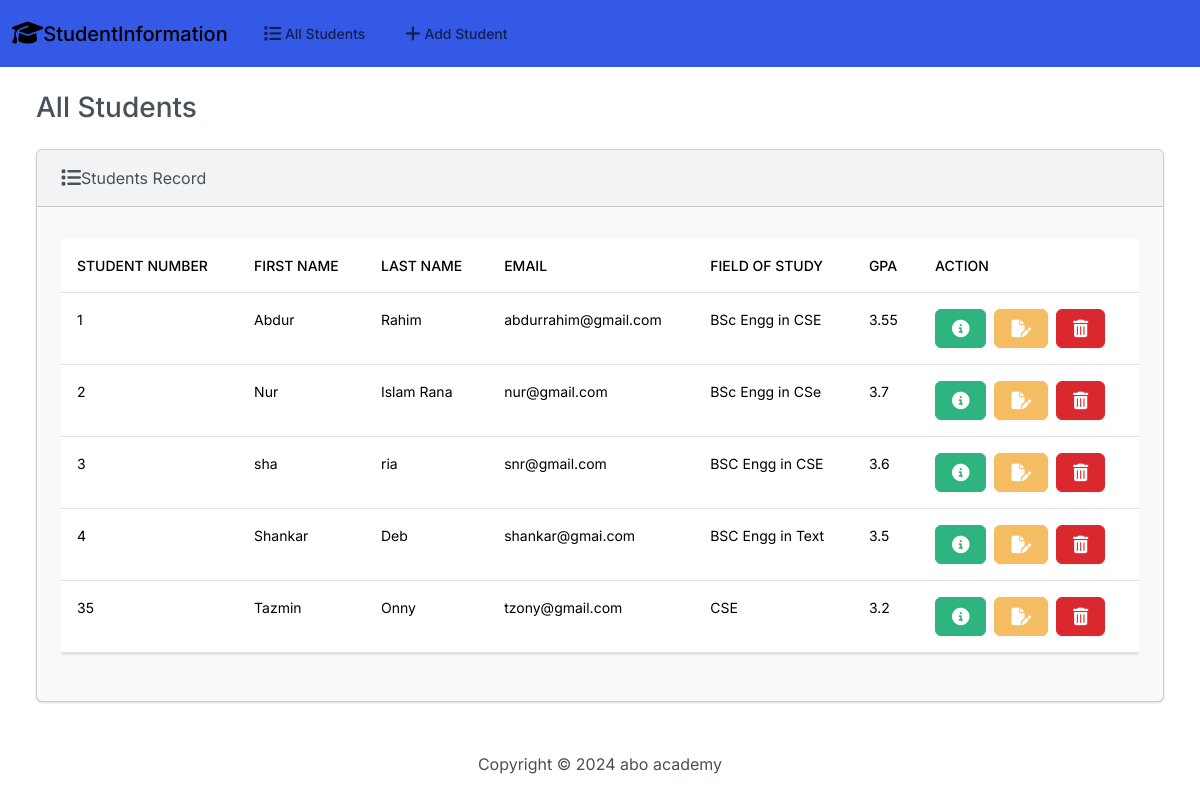
The app's page /, older data.
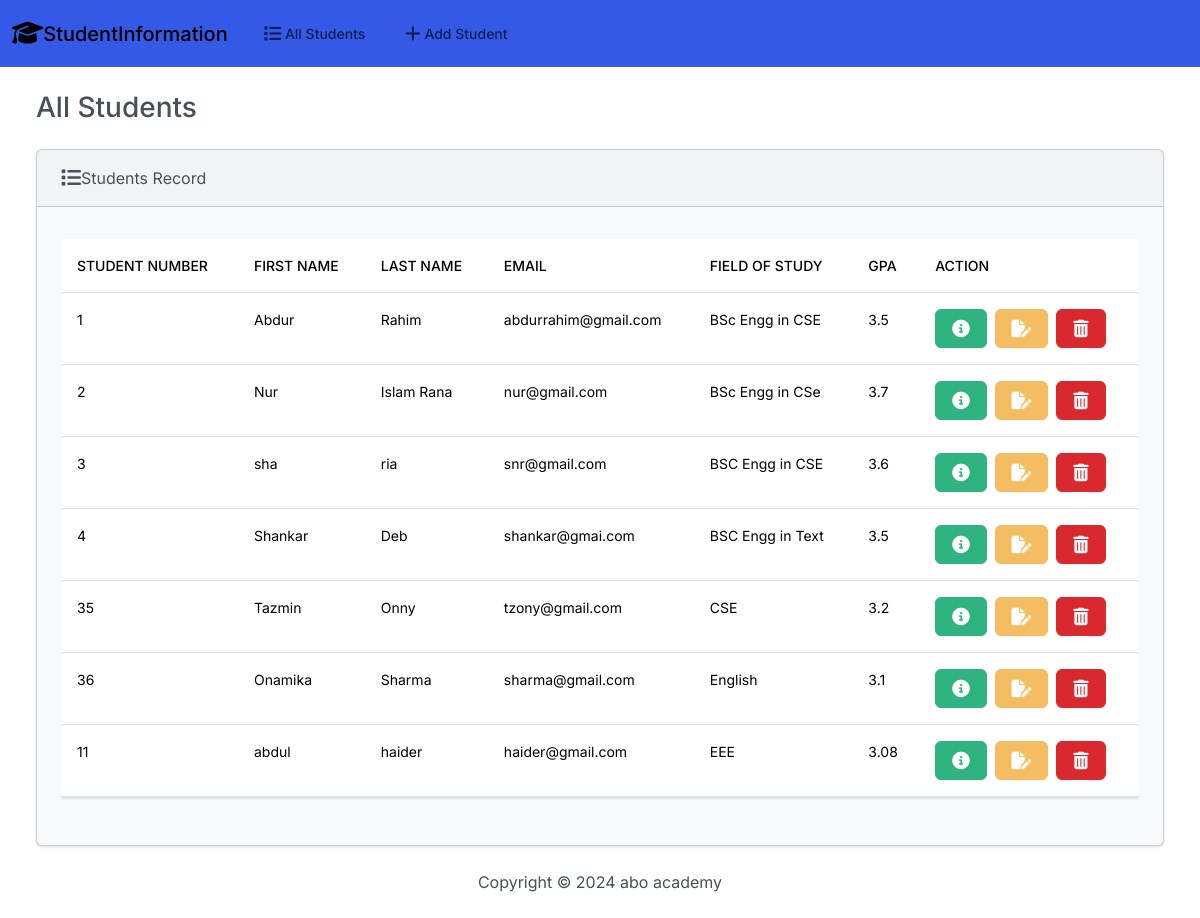
The same page, newer data.
### students/models.py (models this page shows, shortened)
class Student(models.Model):
    student_number=models.PositiveIntegerField(max_length=20)
    first_name=models.CharField(max_length=50)
    last_name=models.CharField(max_length=50)
    email=models.EmailField(max_length=50)
    field_of_study=models.CharField(max_length=50)
    gpa=models.FloatField(max_length=7)

### students/views.py (the view)
# urls.py: path('', views.index, name='index'),
def index(request):
    return render(request, 'students/index.html' ,{'students': Student.objects.all()})

### templates/students/index.html (shortened to what this page needs)
{% extends 'students/base.html' %}
{% block body %}
{% load static %}
        <h3 class="m-4">All Students</h3>
        <div class="row">
            <div class="col-12">
                {% if students %}
                <div class="card bg-light ms-4 me-4 mb-4">
                    <div class="card-header">
                        <i class="fa-solid fa-list fa-lg"></i>Students Record
                    </div>
                    <div class="card-body">
                        <p class="card-text">
                            <div class="table-responsive">
                                <table class="table table-hover">
                                    <thead>
                                      <tr>
                                        <th scope="col">student number</th>
                                        <th scope="col"> first name</th>
                                        <th scope="col">last name</th>
                                        <th scope="col">email</th>
                                        <th scope="col">field of study</th>
                                        <th scope="col">GPA</th>
                                        <th scope="col">Action</th>
                                      </tr>
                                    </thead>
                                    <tbody>
                                        {% for student in students %}
                                        <tr>
                                            <td>{{student.student_number}}</td>
                                            <td>{{student.first_name}}</td>
                                            <td>{{student.last_name}}</td>
                                            <td>{{student.email}}</td>
                                            <td>{{student.field_of_study}}</td>
                                            <td>{{student.gpa}}</td>
                                            <td>
                                              <button type="button" class="btn btn-success me-1" href="{% url 'view_student' student.id %}" data-bs-toggle="modal" data-bs-target="#myModal{{student.id}}">
                                            </button>
                                               <a class="btn btn-warning me-1" href="{% url 'edit' student.id %}">
                                            </a>
                                            <button type="button" class="btn btn-danger" data-bs-toggle="modal" data-bs-target="#delete{{student.id}}">
                                            </button>
                                            </td>
                                        </tr>
                                        {% endfor %}
                                    </tbody>
                                  </table>
                            </div>
                        </p>
                    </div>
                  </div>
                {% else %}
                <h5 class="alert alert-primary ms-4 me-4"> No student found</h5>
                {% endif %}
            </div>
        </div>
{% endblock %}

Row changes from the older to the newer data that the page shows:
changed Student "Abdur": gpa "3.55" → "3.5"
added Student: student_number "36", first_name "Onamika", last_name "Sharma", email "sharma@gmail.com", field_of_study "English", gpa "3.1"
added Student: student_number "11", first_name "abdul", last_name "haider", email "haider@gmail.com", field_of_study "EEE", gpa "3.08"
